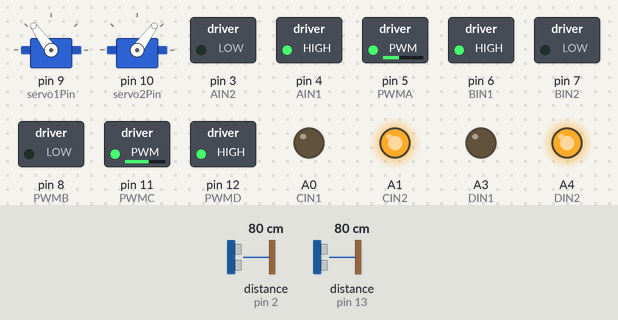
The sketch below on a simulated Arduino Uno, built with avr-gcc and run on an emulated ATmega328P. On the bench: 2 × servo, switched loads named in the sketch (green lamp = pin HIGH), output pins drawn as LEDs (lit = HIGH). Wiring (inferred from the names in the program): 2 × ultrasonic range finder: trigger A2, echo pin 2 / trigger A5, echo pin 13. The inputs (shaded band) are chosen by the test bench; at power-on: distance to the obstacle (sensors on pin 2, pin 13) 80 cm. The echo pulse lasts 58.3 µs per cm; pins used as bus, display or sensor lines are not drawn; what the sketch prints to the serial monitor is not drawn.

Above: at 2.2 s.
2.3 s: distance to the obstacle (sensor on pin 2) set to 29 cm
At 3.6 s:
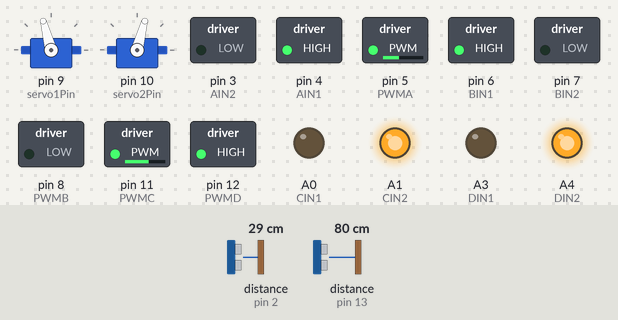
4.0 s: distance to the obstacle (sensor on pin 2) set to 24 cm
At 7.5 s:
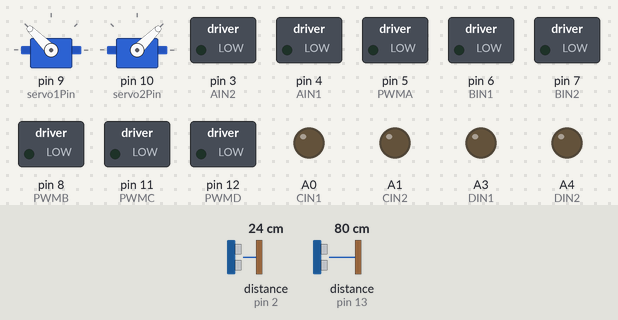
At 12.6 s:
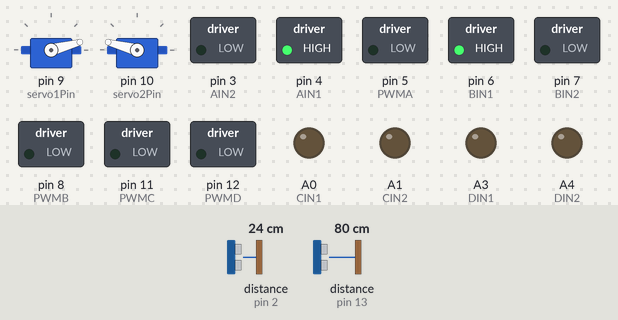
Timing chart, 0 to 37.6 s (numbered marks = the images above; inputs shaded):
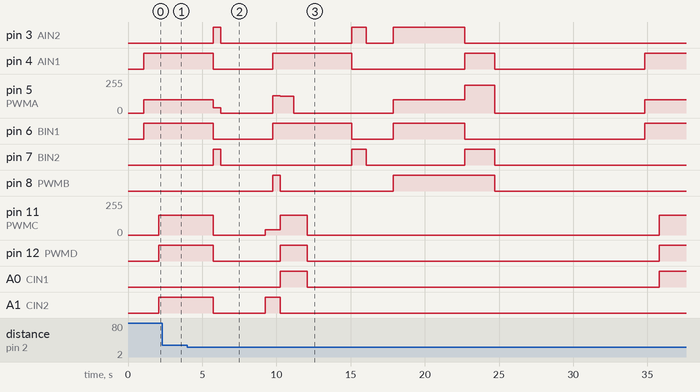

The sketch:

0617-2.ino
```cpp
#include <Servo.h> //伺服馬達函式庫

//超音波感測器
const int EtrigPin = A2;
const int EechoPin = 2;
long durationE;
int distanceE;

const int FtrigPin = A5;
const int FechoPin = 13;
long durationF;
int distanceF;

//藍色TT馬達腳位
//左輪
const int AIN1 = 4;
const int AIN2 = 3;
const int PWMA = 5;

//右輪
const int BIN1 = 6;
const int BIN2 = 7;
const int PWMB = 8;

//微型馬達
//左側微型馬達
const int CIN1 = A0;
const int CIN2 = A1;
const int PWMC = 11;

//右側微型馬達
const int DIN1 = A3;
const int DIN2 = A4;
const int PWMD = 12;

//速度設定
const int ttSpeed1 = 130;
const int ttSpeed2 = 125;
const int ttSpeed3 = 0;
const int microSpeed = 150;
const int legSpeed = 210;

//伺服馬達腳位
const int servo1Pin = 9;
const int servo2Pin = 10;

Servo myServo1;
Servo myServo2;


int targetSide = 0;//0未決定，1往 E 邊走，2往 F 邊走

void turnLeft() {

digitalWrite(AIN1, HIGH);
digitalWrite(AIN2, LOW);
analogWrite(PWMA, 100);

digitalWrite(BIN1, HIGH);
digitalWrite(BIN2, LOW);
analogWrite(PWMB, 100);
delay(1000);

digitalWrite(AIN1, HIGH);
digitalWrite(AIN2, LOW);
analogWrite(PWMA, 100);

digitalWrite(BIN1, HIGH);
digitalWrite(BIN2, LOW);
analogWrite(PWMB, 100);

digitalWrite(CIN1, HIGH);
digitalWrite(CIN2, LOW);
analogWrite(PWMC, microSpeed);

digitalWrite(DIN1, HIGH);
digitalWrite(DIN2, LOW);
analogWrite(PWMD, microSpeed);
syncSlowMove(myServo1, 105, myServo2, 75, 15);
}

void turnRight() {

digitalWrite(AIN1, HIGH);
digitalWrite(AIN2, LOW);
analogWrite(PWMA, 100);

digitalWrite(BIN1, HIGH);
digitalWrite(BIN2, LOW);
analogWrite(PWMB, 100);
delay(1000);
digitalWrite(AIN1, HIGH);
digitalWrite(AIN2, LOW);
analogWrite(PWMA, 100);

digitalWrite(BIN1, HIGH);
digitalWrite(BIN2, LOW);
analogWrite(PWMB, 100);

digitalWrite(CIN1, LOW); digitalWrite(CIN2, HIGH); analogWrite(PWMC, microSpeed);
digitalWrite(DIN1, LOW); digitalWrite(DIN2, HIGH); analogWrite(PWMD, microSpeed);
syncSlowMove(myServo1, 105, myServo2, 75, 15);

}

//慢速轉動
void syncSlowMove(Servo &motor1, int target1, Servo &motor2, int target2, int speedDelay) {
int pos1 = motor1.read();
int pos2 = motor2.read();

while (pos1 != target1 || pos2 != target2) {

if (pos1 < target1) {
pos1++;
} else if (pos1 > target1) {
pos1--;
}

if (pos2 < target2) {
pos2++;
} else if (pos2 > target2) {
pos2--;
}

motor1.write(pos1);
motor2.write(pos2);

delay(speedDelay);
}
}


void setup() {
pinMode(EtrigPin, OUTPUT);
pinMode(EechoPin, INPUT);
pinMode(FtrigPin, OUTPUT);
pinMode(FechoPin, INPUT);
Serial.begin(9600);

// 設定 TT 馬達腳位為輸出
pinMode(AIN1, OUTPUT);
pinMode(AIN2, OUTPUT);
pinMode(PWMA, OUTPUT);

pinMode(BIN1, OUTPUT);
pinMode(BIN2, OUTPUT);
pinMode(PWMB, OUTPUT);

// 設定微型馬達腳位為輸出
pinMode(CIN1, OUTPUT);
pinMode(CIN2, OUTPUT);
pinMode(PWMC, OUTPUT);

pinMode(DIN1, OUTPUT);
pinMode(DIN2, OUTPUT);
pinMode(PWMD, OUTPUT);

// 初始化伺服馬達
myServo1.attach(servo1Pin);
myServo2.attach(servo2Pin);
myServo1.write(135);
myServo2.write(45);

syncSlowMove(myServo1, 135, myServo2, 45, 30);
delay(1000);
}

void loop() {

  //測量超音波E
  digitalWrite(EtrigPin, LOW);        delayMicroseconds(2);
  digitalWrite(EtrigPin, HIGH);       delayMicroseconds(10);
  digitalWrite(EtrigPin, LOW);
  durationE = pulseIn(EechoPin, HIGH);
  distanceE = durationE * 0.034 / 2;
  delay(20);

  //測量超音波F
  digitalWrite(FtrigPin, LOW);        delayMicroseconds(2);
  digitalWrite(FtrigPin, HIGH);       delayMicroseconds(10);
  digitalWrite(FtrigPin, LOW);
  durationF = pulseIn(FechoPin, HIGH);
  distanceF = durationF * 0.034 / 2;

  Serial.print("DistanceE:");  Serial.println(distanceE);
  Serial.print("DistanceF:");  Serial.println(distanceF);
  delay(30);

  //如果目前沒有鎖定目標選長的那邊鎖定
  if (targetSide == 0) {
    if (distanceE > distanceF) {
      targetSide = 1; // 鎖定往 E 邊前進
      Serial.println("往 E 邊前進");
    } else {
      targetSide = 2; // 鎖定往 F 邊前進
      Serial.println("往 F 邊前進");
    }
  }

  if (targetSide == 1) {
    if (distanceE > 25) {
      turnRight();
    }
    else {
      syncSlowMove(myServo1, 135, myServo2, 45, 30);

      digitalWrite(AIN1, LOW);  digitalWrite(AIN2, HIGH); analogWrite(PWMA, 40);
      digitalWrite(BIN1, LOW);  digitalWrite(BIN2, HIGH); analogWrite(PWMB, 40);
      digitalWrite(CIN1, LOW);  digitalWrite(CIN2, LOW);  analogWrite(PWMC, 0);
      digitalWrite(DIN1, LOW);  digitalWrite(DIN2, LOW);  analogWrite(PWMD, 0);
      delay(500);

      digitalWrite(AIN1, LOW);  digitalWrite(AIN2, LOW);  analogWrite(PWMA, 0);
      digitalWrite(BIN1, LOW);  digitalWrite(BIN2, LOW);  analogWrite(PWMB, 0);
      delay(3000); //等3秒

      digitalWrite(CIN1, LOW);  digitalWrite(CIN2, HIGH); analogWrite(PWMC, 40);
      digitalWrite(DIN1, HIGH); digitalWrite(DIN2, LOW);  analogWrite(PWMD, 40);
      delay(500);

      Serial.println("抵達 E 牆壁、Action()");
      Action();

      targetSide = 0;//解鎖
    }
  }
  else if (targetSide == 2) {
    if (distanceF > 25) {
      turnLeft();
    }
    else {
      syncSlowMove(myServo1, 135, myServo2, 45, 30);

      digitalWrite(AIN1, LOW);  digitalWrite(AIN2, HIGH); analogWrite(PWMA, 40);
      digitalWrite(BIN1, LOW);  digitalWrite(BIN2, HIGH); analogWrite(PWMB, 40);
      digitalWrite(CIN1, LOW);  digitalWrite(CIN2, LOW);  analogWrite(PWMC, 0);
      digitalWrite(DIN1, LOW);  digitalWrite(DIN2, LOW);  analogWrite(PWMD, 0);
      delay(1000);

      digitalWrite(AIN1, LOW);  digitalWrite(AIN2, LOW);  analogWrite(PWMA, 0);
      digitalWrite(BIN1, LOW);  digitalWrite(BIN2, LOW);  analogWrite(PWMB, 0);
      delay(8000); //等3秒

      digitalWrite(CIN1, LOW);  digitalWrite(CIN2, HIGH); analogWrite(PWMC, 40);
      digitalWrite(DIN1, HIGH); digitalWrite(DIN2, LOW);  analogWrite(PWMD, 40);
      delay(500);

      Serial.println("抵達 F 牆壁、Action()");
      Action();

      targetSide = 0;
    }
  }
  delay(50);
}

//爬樓梯動作
void Action() {
digitalWrite(AIN1, HIGH);
digitalWrite(AIN2, LOW);
analogWrite(PWMA, ttSpeed1);

digitalWrite(BIN1, HIGH);
digitalWrite(BIN2, LOW);
analogWrite(PWMB, ttSpeed1);
delay(500);

digitalWrite(AIN1, HIGH);
digitalWrite(AIN2, LOW);
analogWrite(PWMA, ttSpeed2);

digitalWrite(BIN1, HIGH);
digitalWrite(BIN2, LOW);
analogWrite(PWMB, ttSpeed2);

digitalWrite(CIN1, HIGH);
digitalWrite(CIN2, LOW);
analogWrite(PWMC, microSpeed);

digitalWrite(DIN1, LOW);
digitalWrite(DIN2, HIGH);
analogWrite(PWMD, microSpeed);
syncSlowMove(myServo1, 45, myServo2, 135, 10);
analogWrite(PWMA, 0);
analogWrite(PWMB, 0);
syncSlowMove(myServo1, 15, myServo2, 165, 30);

digitalWrite(CIN1, LOW);
digitalWrite(CIN2, LOW);
analogWrite(PWMC, 0);
digitalWrite(DIN1, LOW);
digitalWrite(DIN2, LOW);
analogWrite(PWMD, 0);
delay(3000);

//收腳
digitalWrite(AIN1, LOW);
digitalWrite(AIN2, HIGH);
analogWrite(PWMA, ttSpeed3);

digitalWrite(BIN1, LOW);
digitalWrite(BIN2, HIGH);
analogWrite(PWMB, ttSpeed3);
delay(1000);

digitalWrite(AIN1, LOW);
digitalWrite(AIN2, LOW);
analogWrite(PWMA, 0);
digitalWrite(BIN1, LOW);
digitalWrite(BIN2, LOW);
analogWrite(PWMB, 0);

syncSlowMove(myServo1, 135,myServo2, 165, 15);
digitalWrite(BIN1, HIGH);
digitalWrite(BIN2, LOW);
analogWrite(PWMB, legSpeed);
digitalWrite(AIN1, LOW);
digitalWrite(AIN2, HIGH);
analogWrite(PWMA, 100);
delay(3000);

syncSlowMove(myServo1, 135, myServo2, 45, 15);
digitalWrite(AIN1, HIGH);
digitalWrite(AIN2, LOW);
analogWrite(PWMA, legSpeed);
digitalWrite(BIN1, LOW);
digitalWrite(BIN2, HIGH);
analogWrite(PWMB, 130);
delay(2000);

digitalWrite(AIN1, LOW);
digitalWrite(AIN2, LOW);
analogWrite(PWMA, 0);
digitalWrite(BIN1, LOW);
digitalWrite(BIN2, LOW);
analogWrite(PWMB, 0);
delay(10000);
}
```

Measured:
- the behaviour switches between 27 and 26 cm on distance to the obstacle (sensor on pin 2) (found by bisection; images 1 and 2)
- after the input at 4.0 s, pin 3 (AIN2): goes HIGH 0.50 s, LOW 8.8 s, HIGH 1.0 s, LOW 1.8 s, HIGH 4.8 s, then LOW, starting after 1.7 s; pin 4 (AIN1): goes LOW 4.0 s, HIGH 5.3 s, LOW 7.6 s, HIGH 2.0 s, LOW 10.1 s, then HIGH, starting after 1.7 s
